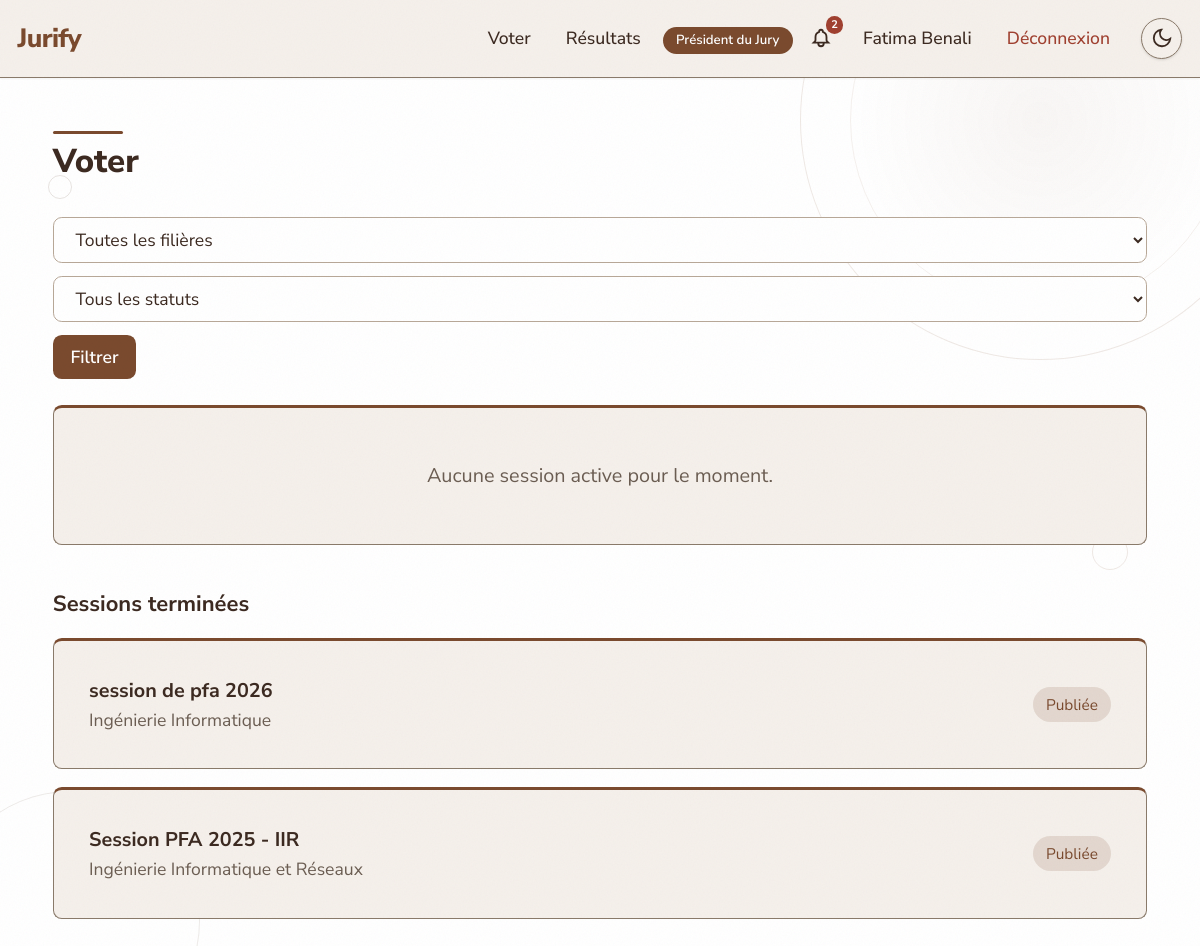
Screenshot of /vote/ (signed in) with the database file from the repository.
### website/models.py (models this page shows, shortened)
class CustomUser(AbstractUser):
    class Role(models.TextChoices):
        ADMIN = 'ADMIN', 'Administrateur'
        JURY = 'JURY', 'Membre du Jury'
        PRESIDENT_JURY = 'PRESIDENT_JURY', 'Président du Jury'
        STUDENT = 'STUDENT', 'Étudiant'
        GUEST = 'GUEST', 'Invité'
    role = models.CharField(max_length=20, choices=Role.choices, default=Role.STUDENT)
    email = models.EmailField(unique=True)
    failed_login_attempts = models.IntegerField(default=0)
    locked_until = models.DateTimeField(null=True, blank=True)
    USERNAME_FIELD = 'email'
    REQUIRED_FIELDS = ['username']
    class Meta:
        verbose_name = 'Utilisateur'
        verbose_name_plural = 'Utilisateurs'

class SessionVote(models.Model):
    class Status(models.TextChoices):
        PLANNED = 'PLANNED', 'Planifiée'
        OPEN = 'OPEN', 'Ouverte'
        CLOSED = 'CLOSED', 'Fermée'
        PUBLISHED = 'PUBLISHED', 'Publiée'
    nom = models.CharField('Nom', max_length=200)
    date_debut = models.DateTimeField('Date de début')
    date_fin = models.DateTimeField('Date de fin')
    filiere = models.CharField('Filière', max_length=5, choices=Projet.Filiere.choices)
    status = models.CharField('Statut', max_length=20, choices=Status.choices, default=Status.PLANNED)
    created_by = models.ForeignKey(
        CustomUser, on_delete=models.CASCADE, related_name='sessions_created',
        verbose_name='Créée par'
    )
    projets = models.ManyToManyField(
        Projet, related_name='sessions', blank=True, verbose_name='Projets'
    )
    jury = models.ManyToManyField(
        CustomUser, related_name='sessions_jury', blank=True, verbose_name='Membres du jury'
    )
    created_at = models.DateTimeField('Créée le', auto_now_add=True)
    updated_at = models.DateTimeField('Modifiée le', auto_now=True)
    closed_at = models.DateTimeField('Fermée le', null=True, blank=True)
    published_at = models.DateTimeField('Publiée le', null=True, blank=True)
    closed_by = models.ForeignKey(
        CustomUser, on_delete=models.SET_NULL, null=True, blank=True,
        related_name='sessions_closed', verbose_name='Fermée par'
    )
    published_by = models.ForeignKey(
        CustomUser, on_delete=models.SET_NULL, null=True, blank=True,
        related_name='sessions_published', verbose_name='Publiée par'
    )
    class Meta:
        verbose_name = 'Session de vote'
        verbose_name_plural = 'Sessions de vote'
        ordering = ['-date_debut']

### website/views.py (the view)
# urls.py: path('vote/', views.voting_dashboard_view, name='voting_dashboard'),
@role_required('JURY', 'PRESIDENT_JURY')
def voting_dashboard_view(request):
    base_qs = SessionVote.objects.filter(jury=request.user)
    filiere = request.GET.get('filiere')
    status = request.GET.get('status')
    if filiere:
        base_qs = base_qs.filter(filiere=filiere)
    if status:
        base_qs = base_qs.filter(status=status)
    active_sessions = base_qs.filter(status=SessionVote.Status.OPEN).prefetch_related('projets', 'projets__student')
    voted_sessions = base_qs.filter(status__in=[SessionVote.Status.CLOSED, SessionVote.Status.PUBLISHED])
    for session in active_sessions:
        votes_qs = Vote.objects.filter(jury=request.user, session=session)
        vote_map = {v.projet_id: v for v in votes_qs}
        for projet in session.projets.all():
            projet.user_vote = vote_map.get(projet.pk)
    return render(request, 'voting_dashboard.html', {
        'active_sessions': active_sessions,
        'voted_sessions': voted_sessions,
        'session_vote': SessionVote,
        'projet_model': Projet,
        'current_filiere': request.GET.get('filiere'),
        'current_status': request.GET.get('status'),
        'title': 'Voter',
    })

### website/context_processors.py (called while the page is built)
def notifications_processor(request):
    if request.user.is_authenticated:
        return {
            'unread_notifications_count': Notification.objects.filter(
                user=request.user, lu=False
            ).count(),
        }
    return {}

### website/templates/voting_dashboard.html (shortened to what this page needs)
{% extends 'base.html' %}
{% load static %}
{% block content %}
<div class="max-w-7xl mx-auto p-6 md:p-12">
    <div class="mb-8">
        <div class="page-heading-drip"></div>
        <h1 class="text-3xl font-extrabold mt-2">Voter</h1>
    </div>
    <form method="GET" class="flex flex-wrap gap-3 mb-6">
        <select name="filiere" class="px-4 py-2 border rounded-lg" onchange="this.form.submit()">
            <option value="">Toutes les filières</option>
        </select>
        <select name="status" class="px-4 py-2 border rounded-lg" onchange="this.form.submit()">
            <option value="">Tous les statuts</option>
        </select>
        <button type="submit" class="px-4 py-2 bg-[var(--color-primary)] text-[var(--color-on-primary)] rounded-lg font-semibold hover:opacity-90 btn-pop">
            Filtrer
        </button>
    </form>
    {% if active_sessions %}
        <h2 class="text-xl font-bold mb-4">Sessions actives</h2>
        <div class="grid gap-6">
            {% for session in active_sessions %}
                <div class="card-drip">
                    <div class="flex flex-col md:flex-row md:items-center md:justify-between gap-4 mb-4">
                        <div>
                            <h3 class="text-xl font-bold">{{ session.nom }}</h3>
                            <p class="text-base text-[var(--color-muted)]">
                                {{ session.get_filiere_display }} — {{ session.date_debut|date:"d/m/Y H:i" }} au {{ session.date_fin|date:"d/m/Y H:i" }}
                            </p>
                        </div>
                        <span class="text-sm px-3 py-1.5 rounded-full bg-green-100 text-green-700 font-semibold whitespace-nowrap">
                            {{ session.get_status_display }}
                        </span>
                    </div>
                    <div class="border-t border-[var(--color-border)] pt-4">
                        <h4 class="font-semibold mb-3">Projets à évaluer :</h4>
                        <div class="space-y-2">
                            {% for projet in session.projets.all %}
                                <div class="flex items-center justify-between p-3 border border-[var(--color-border)] rounded-lg hover:bg-[var(--color-secondary)] transition-colors">
                                    <div class="flex-1">
                                        <span class="font-medium">{{ projet.title }}</span>
                                        <span class="text-base text-[var(--color-muted)] ml-2">— {{ projet.student.get_full_name|default:projet.student.email }}</span>
                                    </div>
                                    <div class="flex items-center gap-3">
                                        {% if projet.user_vote %}
                                            <span class="text-sm px-3 py-1.5 rounded-full bg-blue-100 text-blue-700">
                                                Noté: {{ projet.user_vote.score_total }}
                                            </span>
                                        {% else %}
                                            <span class="text-sm px-3 py-1.5 rounded-full bg-gray-100 text-gray-500">
                                                Pas encore noté
                                            </span>
                                        {% endif %}
                                        <a href="{% url 'vote_project' session_pk=session.pk projet_pk=projet.pk %}"
                                           class="px-4 py-2 {% if projet.user_vote %}border border-[var(--color-border)]{% else %}bg-[var(--color-primary)] text-[var(--color-on-primary)]{% endif %} rounded-lg text-base font-medium hover:opacity-90 transition-opacity btn-pop">
                                            {% if projet.user_vote %}Modifier{% else %}Voter{% endif %}
                                        </a>
                                    </div>
                                </div>
                            {% endfor %}
                        </div>
                    </div>
                    <div class="mt-4 pt-3 border-t border-[var(--color-border)]">
                        <a href="{% url 'vote_summary' session_pk=session.pk %}"
                           class="text-base text-[var(--color-accent)] hover:underline font-medium">
                            Voir le résumé de mes votes →
                        </a>
                    </div>
                </div>
            {% endfor %}
        </div>
    {% else %}
        <div class="rounded-box card-accent text-center py-12 mb-8">
            <p class="text-lg text-[var(--color-muted)]">Aucune session active pour le moment.</p>
        </div>
    {% endif %}
    {% if voted_sessions %}
        <h2 class="text-xl font-bold mt-10 mb-4">Sessions terminées</h2>
        <div class="grid gap-4">
            {% for session in voted_sessions %}
                <a href="{% url 'vote_summary' session_pk=session.pk %}"
                   class="rounded-box card-accent card-lift block">
                    <div class="flex items-center justify-between">
                        <div>
                            <h3 class="font-bold text-lg">{{ session.nom }}</h3>
                            <p class="text-base text-[var(--color-muted)]">{{ session.get_filiere_display }}</p>
                        </div>
                        <span class="text-sm px-3 py-1.5 rounded-full
                            {% if session.status == 'CLOSED' %}bg-orange-100 text-orange-700
                            {% else %}bg-blue-100 text-blue-700{% endif %}">
                            {{ session.get_status_display }}
                        </span>
                    </div>
                </a>
            {% endfor %}
        </div>
    {% endif %}
</div>
{% endblock %}

### website/templates/navbar.html (shortened to what this page needs)
{% load static %}
<nav class="bg-[var(--color-secondary)] p-4 border-b border-[var(--color-border)] flex items-center justify-between shadow-sm">
    <a href="{% url 'home' %}" class="text-2xl font-extrabold tracking-tight text-[var(--color-primary)]">
        Jurify
    </a>
    <ul class="flex items-center space-x-2">
        {% if user.is_authenticated %}
            {% if user.role == 'JURY' or user.role == 'PRESIDENT_JURY' %}
                <li>
                    <a href="{% url 'session_list' %}" class="px-3 py-2 hover:bg-[var(--color-border)] rounded-lg transition-colors font-medium">
                        Voter
                    </a>
                </li>
            {% endif %}
            <li>
                <a href="{% url 'results_public' %}" class="px-3 py-2 hover:bg-[var(--color-border)] rounded-lg transition-colors font-medium">
                    Résultats
                </a>
            </li>
            <li>
                <span class="px-3 py-1 text-xs font-semibold rounded-full bg-[var(--color-primary)] text-[var(--color-on-primary)]">
                    {{ user.get_role_display }}
                </span>
            </li>
            <li class="relative">
                <a href="{% url 'notifications' %}" class="p-2 hover:bg-[var(--color-border)] rounded-lg transition-colors inline-flex items-center">
                    {% if unread_notifications_count > 0 %}
                        <span class="absolute -top-0.5 -right-0.5 bg-red-500 text-white text-[0.625rem] font-bold rounded-full w-4 h-4 flex items-center justify-center">
                            {{ unread_notifications_count }}
                        </span>
                    {% endif %}
                </a>
            </li>
            <li>
                <a href="{% url 'profile' %}" class="px-3 py-2 hover:bg-[var(--color-border)] rounded-lg transition-colors font-medium">
                    {{ user.get_full_name|default:user.email }}
                </a>
            </li>
            <li>
                <a href="{% url 'logout' %}" class="px-3 py-2 text-[var(--color-destructive)] hover:bg-red-50 rounded-lg transition-colors font-medium">
                    Déconnexion
                </a>
            </li>
        {% endif %}
        <li>
            <button onclick="toggleTheme()" id="theme-toggle" class="p-2 bg-[var(--color-secondary)] rounded-full shadow border border-[var(--color-border)] text-[var(--color-foreground)] ml-2">
                <span id="theme-icon-moon">
                    <svg xmlns="http://www.w3.org/2000/svg" class="w-5 h-5" fill="none" viewBox="0 0 24 24" stroke="currentColor" stroke-width="2">
                        <path d="M21 12.79A9 9 0 1 1 11.21 3 7 7 0 0 0 21 12.79z"></path>
                    </svg>
                </span>
            </button>
        </li>
    </ul>
</nav>

### static/css/theme.css (style rules this page uses)
:root { --font-family: 'Nunito Sans', sans-serif; --color-background: #FFFFFF; --color-foreground: #3C2A21; --color-primary: #7A4A2E; --color-on-primary: #FFFFFF; --color-secondary: #F5F0EB; --color-accent: #7A4A2E; --color-muted: #6B5D52; --color-border: #8A7A6A; --color-destructive: #A04030; --color-ring: #7A4A2E; --color-input-bg: #FFFFFF; --color-input-text: #3C2A21; --color-input-border: #B8A898; --color-input-placeholder: #9A8A7A; --color-select-bg: #FFFFFF; }
html { font-size: 110%; }
body { background-color: var(--color-background); color: var(--color-foreground); font-family: var(--font-family); margin: 0; padding: 0; line-height: 1.6; transition: background-color 0.3s, color 0.3s; }
.rounded-box { background-color: var(--color-secondary); border: 1px solid var(--color-border); border-radius: 0.5rem; padding: 2rem; }
input, select, textarea { background-color: var(--color-input-bg); color: var(--color-input-text); border: 1px solid var(--color-input-border); border-radius: 0.375rem; padding: 0.75rem; width: 100%; font-family: inherit; font-size: 0.875rem; line-height: 1.5; transition: border-color 0.2s, box-shadow 0.2s, background-color 0.3s, color 0.3s; }
select { appearance: auto; background-color: var(--color-select-bg); cursor: pointer; }
option { background-color: var(--color-select-bg); color: var(--color-input-text); }
.bg-blue-100 { background-color: color-mix(in srgb, var(--color-accent) 15%, transparent) !important; }
.text-blue-700 { color: var(--color-accent) !important; }
.bg-red-500.text-white { background-color: var(--color-destructive) !important; color: var(--color-on-primary) !important; }
.navbar-notification-badge, [class*="bg-red-500"][class*="text-white"] { background-color: var(--color-destructive) !important; color: white !important; }
.card-accent { border-top: 3px solid var(--color-primary); border-radius: 0.5rem; }
.card-lift { transition: transform 0.2s ease-out, box-shadow 0.2s ease-out; }
.btn-pop { font-weight: 600; transition: transform 0.15s ease, box-shadow 0.15s ease; }
.page-heading-drip { height: 3px; background: var(--color-primary); border-radius: 2px; width: 4rem; }
body::after { content: ''; position: fixed; inset: 0; z-index: 9998; pointer-events: none; background-repeat: repeat; background-size: 256px 256px; opacity: 0.04; mix-blend-mode: multiply; }

### rows the page displays
CustomUser: role "Président du Jury", get_full_name "Fatima Benali"
SessionVote: nom "session de pfa 2026", filiere "Ingénierie Informatique", status "Publiée"
SessionVote: nom "Session PFA 2025 - IIR", filiere "Ingénierie Informatique et Réseaux", status "Publiée"

### other values shown
{{ unread_notifications_count }} "2"
